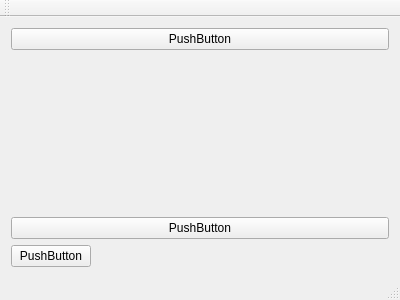
<?xml version="1.0" encoding="UTF-8"?>
<ui version="4.0">
 <class>MainWindow</class>
 <widget class="QMainWindow" name="MainWindow">
  <property name="geometry">
   <rect>
    <x>0</x>
    <y>0</y>
    <width>400</width>
    <height>300</height>
   </rect>
  </property>
  <property name="windowTitle">
   <string>MainWindow</string>
  </property>
  <widget class="QWidget" name="centralWidget">
   <layout class="QVBoxLayout" name="verticalLayout">
    <item>
     <widget class="QPushButton" name="pushButton_3">
      <property name="text">
       <string>PushButton</string>
      </property>
     </widget>
    </item>
    <item>
     <spacer name="verticalSpacer">
      <property name="orientation">
       <enum>Qt::Vertical</enum>
      </property>
      <property name="sizeHint" stdset="0">
       <size>
        <width>20</width>
        <height>40</height>
       </size>
      </property>
     </spacer>
    </item>
    <item>
     <widget class="QPushButton" name="pushButton_2">
      <property name="sizePolicy">
       <sizepolicy hsizetype="Minimum" vsizetype="Preferred">
        <horstretch>0</horstretch>
        <verstretch>0</verstretch>
       </sizepolicy>
      </property>
      <property name="text">
       <string>PushButton</string>
      </property>
     </widget>
    </item>
    <item>
     <widget class="QPushButton" name="pushButton">
      <property name="sizePolicy">
       <sizepolicy hsizetype="Maximum" vsizetype="Fixed">
        <horstretch>0</horstretch>
        <verstretch>0</verstretch>
       </sizepolicy>
      </property>
      <property name="text">
       <string>PushButton</string>
      </property>
     </widget>
    </item>
   </layout>
  </widget>
  <widget class="QMenuBar" name="menuBar">
   <property name="geometry">
    <rect>
     <x>0</x>
     <y>0</y>
     <width>400</width>
     <height>22</height>
    </rect>
   </property>
  </widget>
  <widget class="QToolBar" name="mainToolBar">
   <attribute name="toolBarArea">
    <enum>TopToolBarArea</enum>
   </attribute>
   <attribute name="toolBarBreak">
    <bool>false</bool>
   </attribute>
  </widget>
  <widget class="QStatusBar" name="statusBar"/>
 </widget>
 <layoutdefault spacing="6" margin="11"/>
 <resources/>
 <connections/>
</ui>
